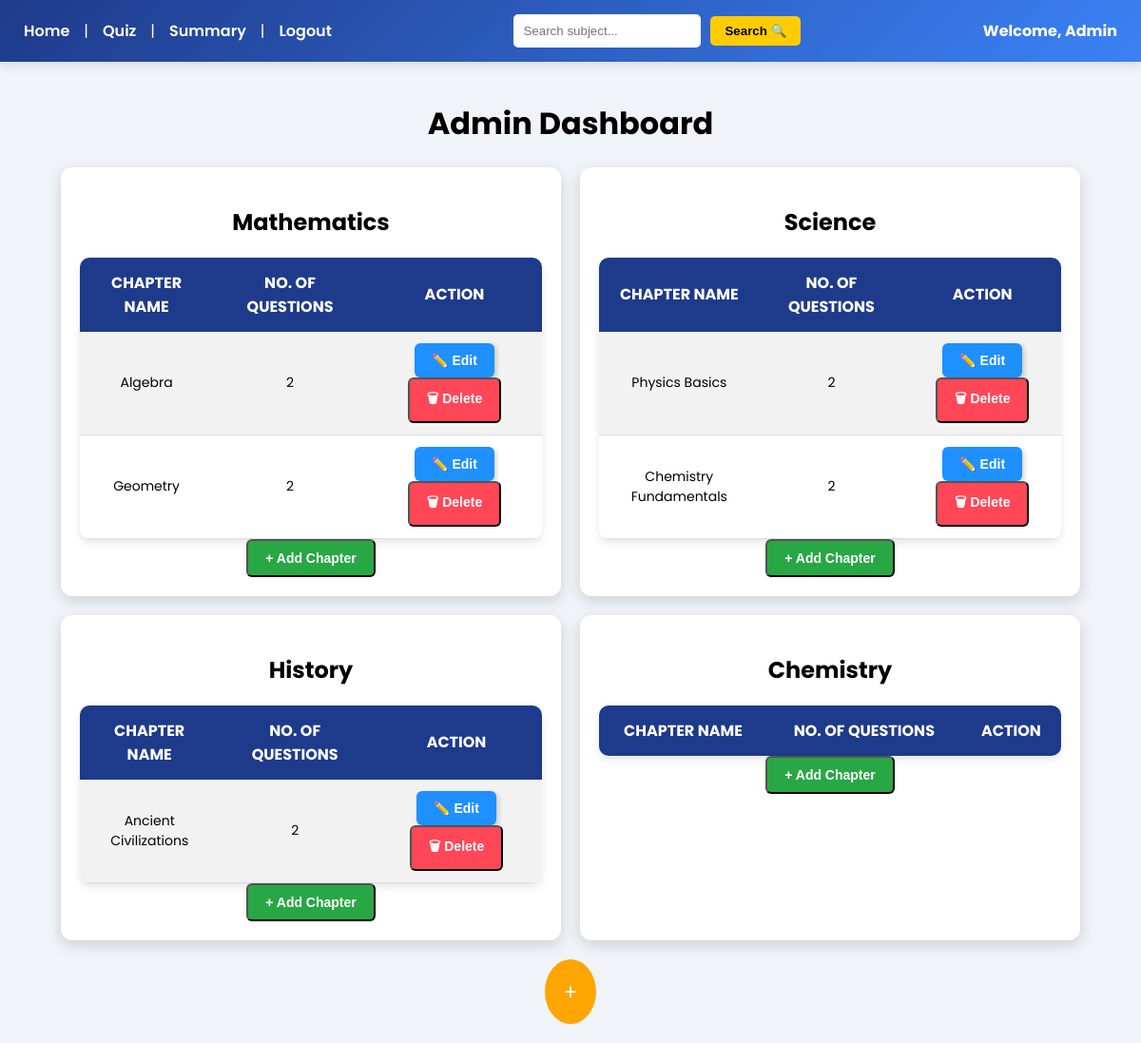
The page /admin_dashboard (signed in) on the database as committed earlier.
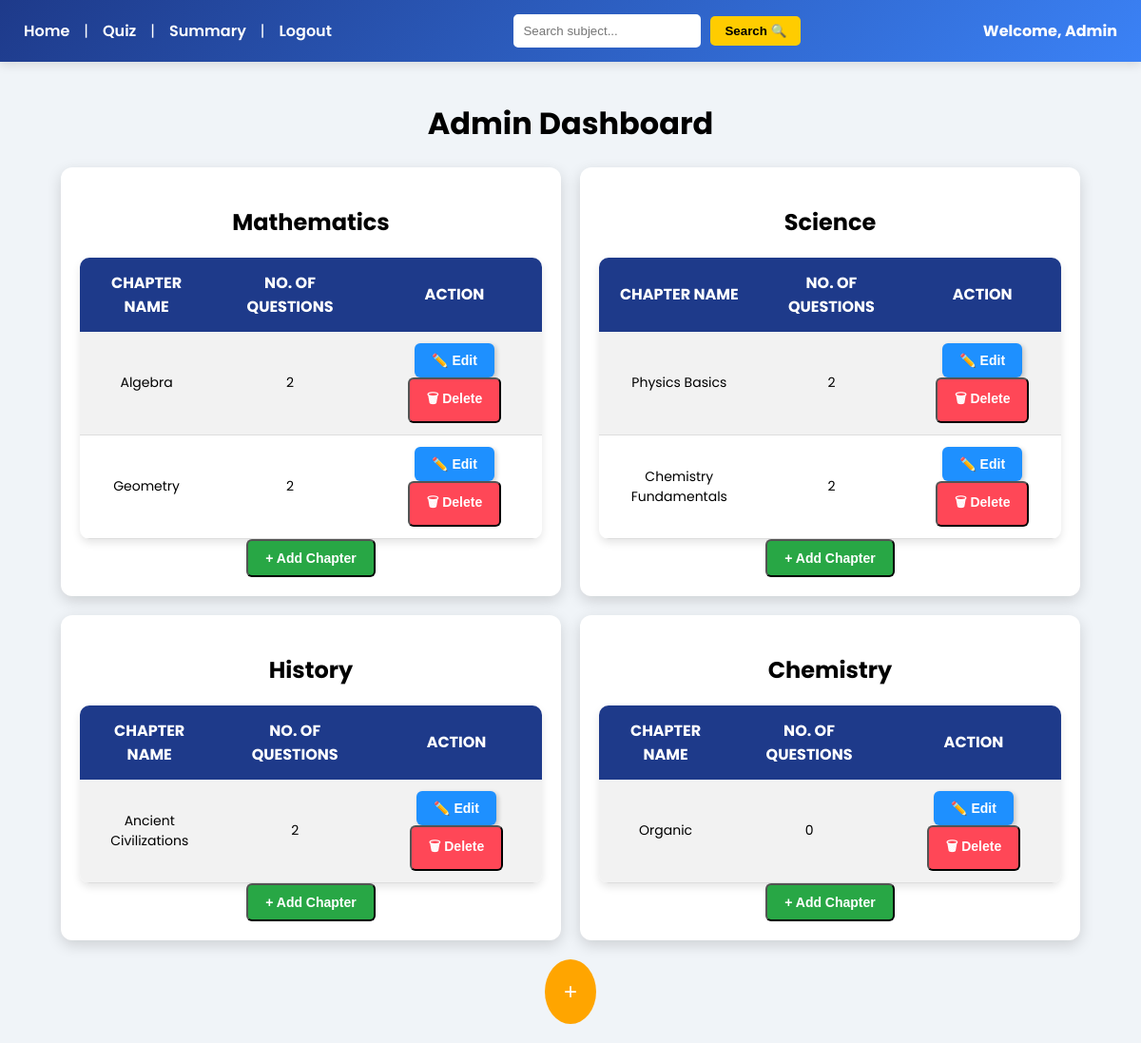
The same page on the database as committed later.
### model.py (models this page shows, shortened)
class Subject(db.Model):
    id = db.Column(db.Integer, primary_key=True)
    name = db.Column(db.String(200), nullable=False)
    description = db.Column(db.Text, nullable=True)

class Chapter(db.Model):
    id = db.Column(db.Integer, primary_key=True)
    subject_id = db.Column(db.Integer, db.ForeignKey('subject.id'), nullable=False)
    name = db.Column(db.String(200), nullable=False)
    description = db.Column(db.Text, nullable=True)
    subject = db.relationship('Subject', backref=db.backref('chapters', lazy=True))

### app.py (the view)
@app.route('/admin_dashboard')
def admin_dashboard():
    if 'user_id' not in session or not session.get('is_admin'):
        flash('Access denied! Admins only.', 'danger')
        return redirect(url_for('login'))
    subjects = Subject.query.all()
    subjects_with_chapters = []
    for subject in subjects:
        chapters = []
        for chapter in subject.chapters:
            question_count = Question.query.filter_by(quiz_id=chapter.id).count()
            chapters.append({
                'id': chapter.id,
                'name': chapter.name,
                'question_count': question_count
            })
        subjects_with_chapters.append({
            'id': subject.id,
            'name': subject.name,
            'chapters': chapters
        })
    return render_template('admin.html', subjects=subjects_with_chapters)

### templates/admin.html (shortened to what this page needs)
<!DOCTYPE html>
<html lang="en">
<head>
    <link rel="stylesheet" href="{{ url_for('static', filename='admin.css') }}">
</head>
<body>
    <div class="header">
        <div class="nav-links">
            <a href="{{ url_for('admin_dashboard') }}">Home</a> |
            <a href="{{ url_for('quiz_management') }}">Quiz</a> |
            <a href="{{ url_for('admin_summary') }}">Summary</a> |
            <a href="{{ url_for('logout') }}">Logout</a>
        </div>
        <div class="search-box">
            <input type="text" id="searchInput" placeholder="Search subject...">
            <button onclick="searchSubjects()">Search 🔍</button>
        </div>
        <div class="admin-welcome">
            Welcome, Admin
        </div>
    </div>
    <div class="dashboard-container">
        <h1>Admin Dashboard</h1>
        <div class="subjects-container">
            {% for subject in subjects %}
            <div class="subject-card">
                <h2>{{ subject.name }}</h2>
                <table>
                    <tr>
                        <th>Chapter Name</th>
                        <th>No. of Questions</th>
                        <th>Action</th>
                    </tr>
                    {% for chapter in subject.chapters %}
                    <tr>
                        <td>{{ chapter.name }}</td>
                        <td>{{ chapter.question_count }}</td>
                        <td>
                            <button class="edit-btn" onclick="openEditModal({{ chapter.id }}, '{{ chapter.name }}', '{{ chapter.description }}')">✏️ Edit</button>
                            <form action="{{ url_for('delete_chapter', chapter_id=chapter.id) }}" method="POST" style="display:inline;">
                                <button type="submit" class="delete-btn" onclick="return confirm('Are you sure you want to delete this chapter?');">🗑 Delete</button>
                            </form>
                        </td>
                    </tr>
                    {% endfor %}
                </table>
                <a href="{{ url_for('new_chap', sub_id=subject.id) }}">
                    <button class="add-chapter">+ Add Chapter</button>
                </a>
            </div>
            {% endfor %}
        </div>
        <div class="add-subject">
            <a href="{{ url_for('new_sub') }}">
                <button class="add-subject-btn">+</button>
            </a>
        </div>
    </div>
</body>
</html>

### static/admin.css (style rules this page uses)
body { font-family: 'Poppins', sans-serif; background: #f0f4f8; margin: 0; padding: 0; text-align: center; }
.header { display: flex; justify-content: space-between; align-items: center; background: linear-gradient(135deg, #1e3a8a, #3b82f6); padding: 15px 25px; color: white; box-shadow: 0px 4px 10px rgba(0, 0, 0, 0.1); }
.nav-links { display: flex; align-items: center; gap: 15px; }
.nav-links a { text-decoration: none; color: white; font-weight: 600; transition: 0.3s; }
.search-box { display: flex; align-items: center; gap: 10px; }
.search-box input { padding: 8px; border: 2px solid white; border-radius: 5px; outline: none; }
.search-box button { background: #ffcc00; color: black; border: none; padding: 8px 15px; font-weight: bold; border-radius: 5px; cursor: pointer; transition: 0.3s; }
.admin-welcome { font-weight: bold; font-size: 16px; }
.dashboard-container { width: 90%; max-width: 1100px; margin: auto; padding: 20px; }
.subjects-container { display: flex; flex-wrap: wrap; justify-content: center; gap: 20px; margin-top: 20px; }
.subject-card { background: white; padding: 20px; border-radius: 12px; box-shadow: 0px 5px 15px rgba(0, 0, 0, 0.15); width: 45%; text-align: center; transition: 0.3s; }
table { width: 100%; border-collapse: collapse; margin-top: 15px; border-radius: 10px; overflow: hidden; box-shadow: 0px 4px 8px rgba(0, 0, 0, 0.1); background: white; text-align: center; }
th { background: #1e3a8a; color: white; font-size: 16px; padding: 14px; text-transform: uppercase; }
td { padding: 12px; font-size: 14px; border-bottom: 1px solid #ddd; }
tr:nth-child(even) { background: #f2f2f2; }
.edit-btn { background: #1e90ff; color: white; border: none; padding: 10px 18px; font-size: 14px; border-radius: 6px; cursor: pointer; font-weight: bold; transition: 0.3s; box-shadow: 2px 2px 5px rgba(0, 0, 0, 0.2); }
.add-chapter, .delete-btn { padding: 10px 18px; font-size: 14px; border-radius: 6px; cursor: pointer; font-weight: bold; transition: 0.3s; }
.add-chapter { background: #28a745; color: white; }
.delete-btn { background: #ff4757; color: white; }
.add-subject { margin-top: 20px; }
.add-subject-btn { background: orange; color: white; border: none; padding: 20px; font-size: 24px; border-radius: 50%; cursor: pointer; transition: 0.3s; }

Rows that differ between the two databases and show on the page:
added Chapter: name "Organic", question_count "0", shown under Subject "Chemistry"
